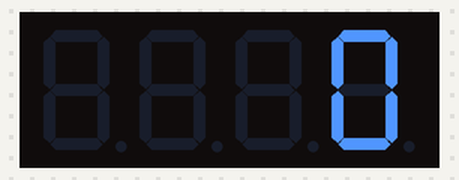
Simulated run of this program. Board: Arduino Nano, built with avr-gcc and run on an emulated ATmega328P. On the bench: 4-digit seven-segment display. No radio packets arrive unless stated.

Above: at 0.1 s.
At 4.1 s:
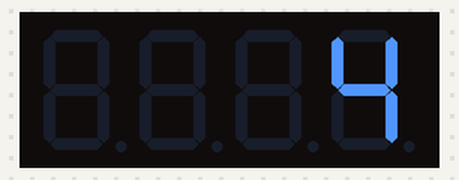
At 9.1 s:
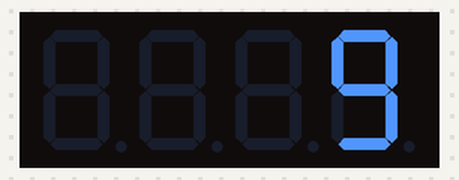
At 19.1 s:
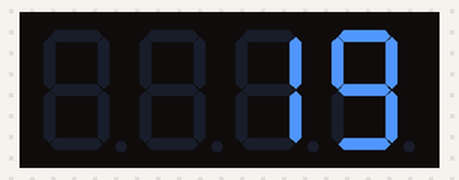
At 28.1 s:
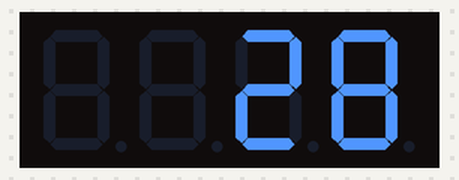
At 38.2 s:
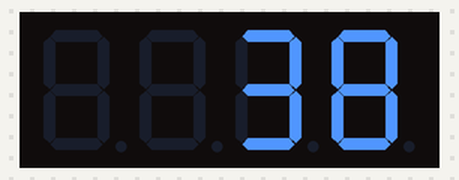

The program:

main.cpp
```cpp
#include <Arduino.h>
#include <SPI.h>
#include <nRF24L01.h>
#include <RF24.h>
#include <GyverTM1637.h>

#define CLK 2
#define DIO 3

GyverTM1637 disp(CLK, DIO);

RF24 radio(9, 10); // For UNO, NANO
//RF24 radio(9,53); // For MEGA

byte address[][6] = {"1Node", "2Node", "3Node", "4Node", "5Node", "6Node"}; // Pipes

byte counter;

void setup() {
  // Serial.begin(9600);

  disp.clear();
  disp.brightness(2);

  radio.begin();

  // Confirm reception mode: 1 - on, 0 - off
  radio.setAutoAck(1);

  // Time between the attempt to reach out and the number of attempts
  radio.setRetries(0, 15);

  // Allow sending data in response to an incoming signal
  radio.enableAckPayload();

  // Package bity size
  radio.setPayloadSize(32);

  radio.openWritingPipe(address[0]); // Pipe
  radio.setChannel(0x60); // Channel

  // Transiver power level: RF24_PA_MIN, RF24_PA_LOW, RF24_PA_HIGH, RF24_PA_MAX
  radio.setPALevel (RF24_PA_HIGH);

  // Exchange rate: RF24_2MBPS, RF24_1MBPS, RF24_250KBPS
  // At the lowest - hight sensitivity and distant
  // Must be the same s on the receiver
  radio.setDataRate (RF24_1MBPS);

  radio.powerUp(); // Start
  radio.stopListening();
}

void loop() {
  radio.write(&counter, sizeof(counter));
  disp.displayInt(counter);
  counter++;

  delay(1000);
}
```

Measured:
- what the display in image 1 shows lasts 1.0 s, from 4.0 s to 5.0 s
